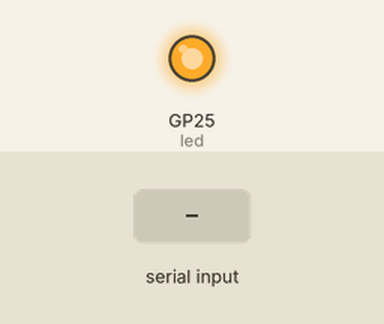
Bench run of a program on a simulated Raspberry Pi Pico running MicroPython. Shown: output pins drawn as LEDs (lit = HIGH). The inputs (shaded band) are chosen by the test bench. The clock reads 2024-03-15 10:24:30 at power-on unless the program sets it; what the program prints to the serial console is not drawn.

Above: at 0.6 s.
At 2.2 s:
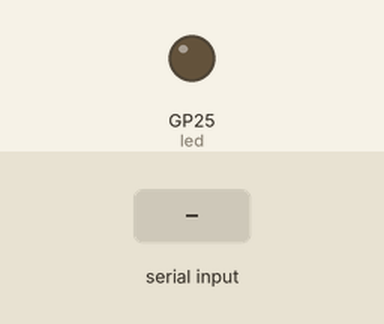
Timing chart, 0 to 1.7 s (numbered marks = the images above; inputs shaded):
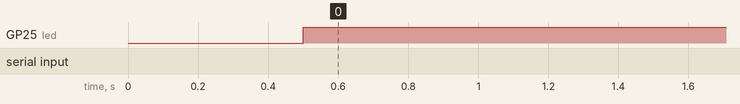

The program:

ThisWorks.py
```python
import os
import utime
from machine import UART, Pin, Timer
led = Pin(25, Pin.OUT)
led.value(0)     # onboard LED OFF for 0.5 sec
utime.sleep(0.5)
led.value(1)
uart = machine.UART(0, baudrate=300, tx=Pin(0), rx=Pin(1), bits=8, parity=None, stop=1)
print(os.uname())
print(uart)
print (dir(uart))
#uart.write("hello")
utime.sleep(0.5)

while 1:
    led.toggle()
    uart.write(" hello\n")

    while uart.any():
        led.on()
        #value = str(uart.readline())
        value = str(uart.readline().strip())
        value = value.strip("'b'")

        now = utime.localtime()
        print (str(now[2]) + '-' + str(now[1]) + '-' + str(now[0]) + " " + str(now[3]) + ":" + str(now[4]) + ":" + str(now[5]) + str(value))
        
```
